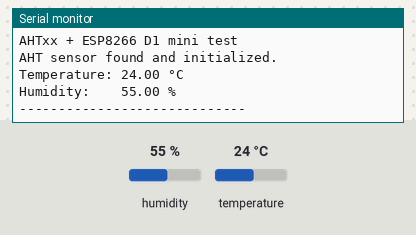
A sketch run on a simulated ESP8266 (Wemos D1 mini). On the bench: the last lines printed to the serial monitor. Inputs (shaded band) come from the test bench; at power-on: humidity 55 %, temperature 24 °C.

Above: at 2.2 s.
2.3 s: humidity set to 22 %
At 4.0 s:
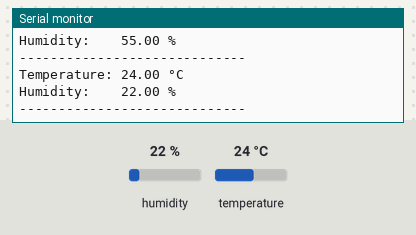
5.1 s: temperature set to 12 °C
At 6.1 s:
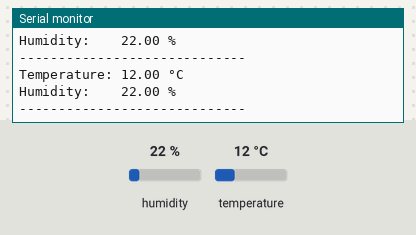
7.9 s: humidity set to 40 %
At 10.4 s:
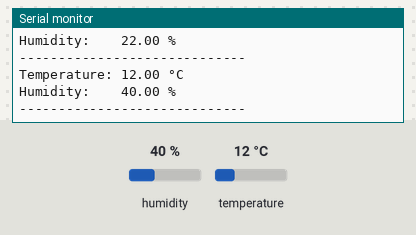
Timing chart, 0 to 11.9 s (numbered marks = the images above; inputs shaded):
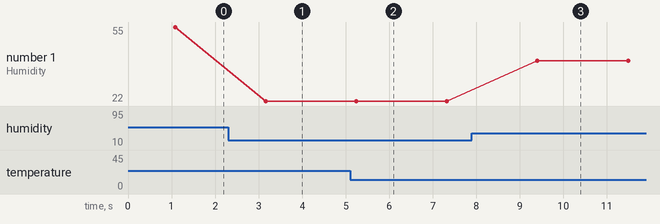

Measured:
- after the input at 2.3 s, the serial monitor: prints a new line after 0.86 s (image 1)
- after the input at 5.1 s, the serial monitor: prints a new line after 0.14 s (image 2)
- after the input at 7.9 s, the serial monitor: prints a new line after 1.5 s (image 3)
- plotted number 1: 55 → 22 after the input at 2.3 s, 22 → 40 after the input at 7.9 s

The sketch:

air_conditioning_AHT10.ino
```cpp
#include <Wire.h>
#include <Adafruit_AHTX0.h>

Adafruit_AHTX0 aht;

// Optional: define I2C pins for D1 mini
#define I2C_SDA D4  // GPIO4
#define I2C_SCL D3  // GPIO5

void setup() {
  Serial.begin(115200);
  delay(1000);
  Serial.println();
  Serial.println(F("AHTxx + ESP8266 D1 mini test"));

  // Initialize I2C on custom pins for ESP8266
  Wire.begin(I2C_SDA, I2C_SCL);

  // Initialize the AHT sensor
  if (!aht.begin()) {
    Serial.println(F("Could not find AHT sensor, check wiring!"));
    while (1) {
      delay(1000);
    }
  }

  Serial.println(F("AHT sensor found and initialized."));
}

void loop() {
  sensors_event_t humidity, temp;
  aht.getEvent(&humidity, &temp);  // get new sensor events

  Serial.print(F("Temperature: "));
  Serial.print(temp.temperature);
  Serial.println(F(" °C"));

  Serial.print(F("Humidity:    "));
  Serial.print(humidity.relative_humidity);
  Serial.println(F(" %"));

  Serial.println(F("-----------------------------"));
  delay(2000);  // read every 2 seconds
}
```
